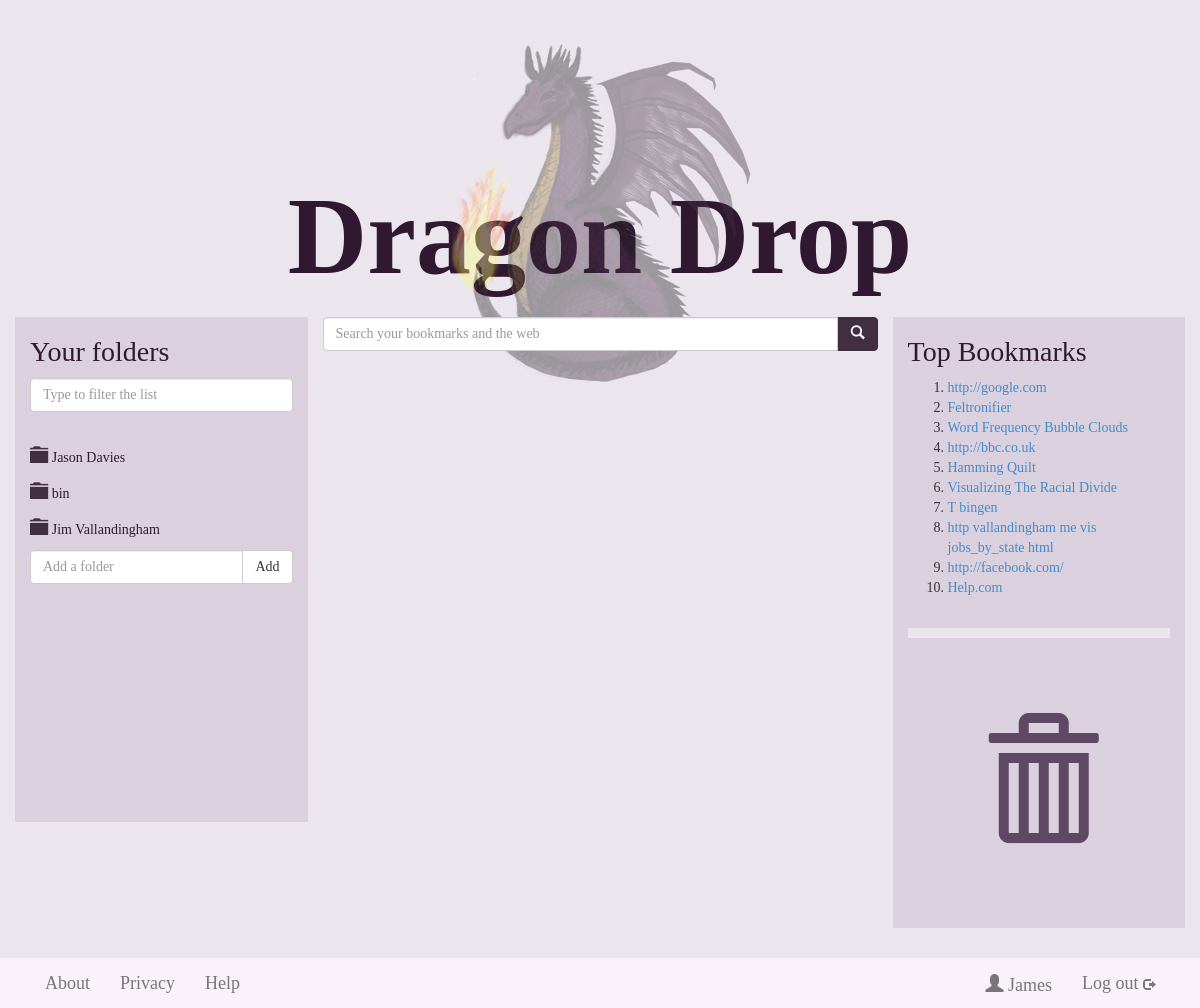
The page /dragondrop/userpage (signed in) on the database as committed earlier.
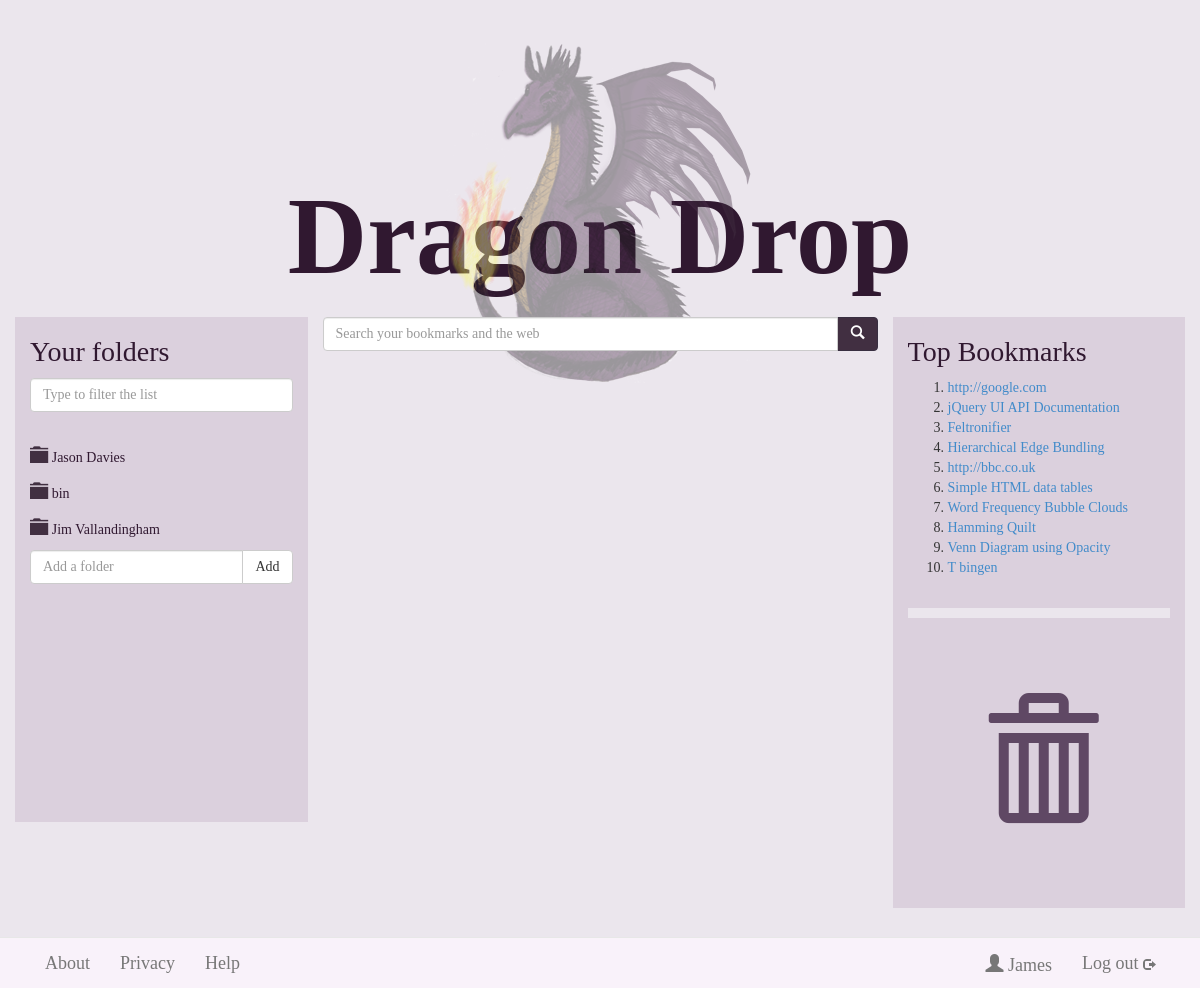
The same page on the database as committed later.
### dragondrop/models.py (models this page shows, shortened)
class Folder(models.Model):
    foldername = models.CharField(max_length=128, null=False)
    fusername_fk = models.ForeignKey(User)
    def __unicode__(self):
        return self.foldername

class Bookmark(models.Model):
    url = models.URLField(unique=True)
    btitle = models.CharField(max_length=128, null=True, unique=False)
    bdescr = models.CharField(max_length=1024, null=True, unique=False)
    fname = models.ManyToManyField(Folder, through='BookmarkToFolder')  #, through_fields=('folder', 'bookmark'))
    saved_times = models.IntegerField(default=0)
    def niceName(self):
        return self.btitle or self.url

### dragondrop/views.py (the view, shortened to what this page needs)
def userpage(request):
     context = RequestContext(request)
     if request.user.is_authenticated():
        current_user = request.user
        try:
            bookmarklist = topten(request)
            context_dict = {'bookmarklist': bookmarklist}
            context_dict['user'] = current_user
            context_dict['folders'] = getFolderList(current_user, None)
        except User.DoesNotExist:
               pass
        return render_to_response('userpage.html', context_dict, context)
     else:
         return render_to_response('index.html', {}, context)

### dragondrop/views.py (called while the page is built)
def getFolderList(current_user, current_folder_name, use_lighter_colour=False):
     try:
          folders = Folder.objects.filter(fusername_fk=current_user)
          for folder in folders:
              if folder.foldername == current_folder_name:
                  folder.url = None
                  folder.glyphicon_name = "glyphicon-folder-open"
                  if use_lighter_colour: folder.glyphicon_name += " keep-folder-open"
              else:
                  folder.glyphicon_name = "glyphicon-folder-close"
                  if use_lighter_colour: folder.glyphicon_name += " lighter-colour"
                  folder.url = encode_url(folder.foldername)
          return folders
     except User.DoesNotExist:
          return None

def encode_url(str):
    return str.replace(' ', '_')

def topten(request):
     topbookmark = Bookmark.objects.order_by('-saved_times')[:10]
     return topbookmark

### templates/userpage.html (shortened to what this page needs)
<!DOCTYPE html>
{% load static %}
<html lang="en">
  <head>
    <link rel="stylesheet" href="{% static "css/bootstrap.css" %}" />
    <link rel="stylesheet" href="{% static "css/general-dragon.css" %}" />
    <link rel="stylesheet" href="{% static "css/jquery-ui-1.10.4.custom.css" %}" />
  </head>
  <body>
      <div class="container title-container">
        <img src="{% static "dragon-logo-small.png" %}" alt="Dragon Drop" class="behind-header"> </a>
        <h1 class="header"><a alt="Dragon Drop">Dragon Drop</a></h1>
      </div>
    <div class="container">
      <div class="row">
        <div class="col-md-3">
            {% include "folder_list_include.html" %}
        </div>
        <div class="col-md-6">
          <form role="search" method="post" >
            <div class="input-group">
              <input type="text" class="form-control" placeholder="Search your bookmarks and the web" name="query" autofocus>
              <span class="input-group-btn">
                <button type="submit" class="btn btn-primary-search" >
				<a href="#">
					<span class="glyphicon glyphicon-search"></span>
				</a>
				</button>
              </span>
            </div>
          </form>
		  <div id="scrollable">
           </div>
	   </div>
        <div class="col-md-3 ">
		<div class="top-bookmarks">
          <h3>Top Bookmarks</h3>
		  {% if bookmarklist %}
			<ol>
				{% for bookmark in bookmarklist %}
			 <li><a href="{{ bookmark.url }}">{{ bookmark.niceName}}</a></li>
				{% endfor %}
			</ol>
		  {% endif %}
		</div>
		<div class="bin">
		  <span class="glyphicon glyphicon-trash"></span>
		</div>
       </div>
      </div>
    </div>
    <div class="navbar navbar-default navbar-fixed-bottom" role="navigation">
      <div class="container">
        <div class="collapse navbar-collapse">
          <ul class="nav navbar-nav">
            <li><a class="footer" href="/dragondrop/about">About</a></li>
            <li><a href="/dragondrop/privacy">Privacy</a></li>
            <li><a href="/dragondrop/help">Help</a></li>
			<li class="user-details"><a href="/dragondrop/log_out" >Log out  <span class="glyphicon glyphicon-log-out logout"></span></a></li>
			<li class="user-details"> <a class="navbar-brand " href="#">
				<span class="glyphicon glyphicon-user"></span> {{user.username}} </a> </li>
          </ul>
        </div>
      </div>
    </div>
  </body>
</html>

### templates/folder_list_include.html (shortened to what this page needs)
<h3>Your folders</h3>
<input type="text" class="form-control" placeholder="Type to filter the list" name="folder-filter" id="folder-filter">
<div class="row" id="scrollable">
  <div class="row" id="folder-list">
    {% if folders %}
        {% for folder in folders %}
          <div class="col-lg-12 col-md-12 col-sm-6 col-xs-12 droppable">
              {% if folder.url %}
                  <a href="/dragondrop/{{folder.url}}/">
                    <span class="glyphicon {{folder.glyphicon_name|default:"glyphicon-folder-close"}} dd-folder-icon"></span>
                    <span class="folder-name">{{ folder }}</span>
                  </a>
              {% else %}
                  <span class="glyphicon {{folder.glyphicon_name|default:"glyphicon-folder-close"}} dd-folder-icon"></span>
                  <span class="folder-name">{{ folder }}</span>
              {% endif %}
          </div>
        {% endfor %}
    {% endif %}
  </div>
  <div class="row">
    <div class="col-lg-12 col-md-12 col-sm-6 col-xs-12">
      <div class="input-group">
          <input type="text" class="form-control" id="new-folder-name-input" placeholder="Add a folder">
          <span class="input-group-btn">
            <button class="btn btn-default" id="add-folder-button" type="button">Add</button>
          </span>
      </div>
    </div>
  </div>
</div>

Rows that differ between the two databases and show on the page:
no longer on this page (row unchanged): Bookmark: niceName "Visualizing The Racial Divide"
no longer on this page (row unchanged): Bookmark: niceName "http vallandingham me vis jobs_by_state html"
no longer on this page (row unchanged): Bookmark: niceName "http://facebook.com/"
no longer on this page (row unchanged): Bookmark: niceName "Help.com"
added Bookmark: niceName "jQuery UI API Documentation"
now on this page (row edited): Bookmark: niceName "Hierarchical Edge Bundling"
changed Bookmark "http://bbc.co.uk": moves up the list
now on this page (row edited): Bookmark: niceName "Simple HTML data tables"
now on this page (row edited): Bookmark: niceName "Venn Diagram using Opacity"
